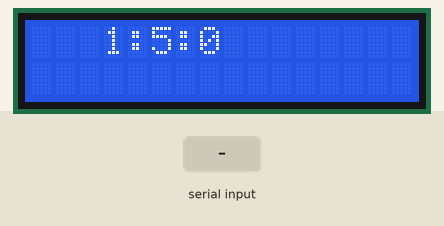
The sketch below on a simulated ESP32. Parts: 16×2 character LCD. The test bench sets the inputs (shaded band). Nothing arrives over Bluetooth unless stated; what the sketch prints to the serial monitor is not drawn.

Above: at 1.2 s.
1.3 s: "1" received over the second serial link
At 1.35 s:
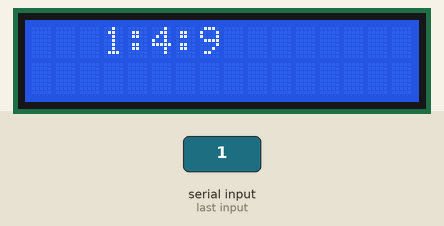
At 1.75 s:
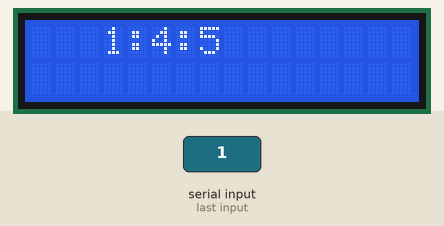

Measured:
- after the input at 1.3 s, the display: changes at once (image 1)

The sketch:

Lab4.ino
```cpp
#include  <BluetoothSerial.h> //導入 Bluetooth 程式庫
#include <Wire.h>
#include <LiquidCrystal_I2C.h>
LiquidCrystal_I2C lcd(0x27, 16, 2);  // 設定 LCD I2C 位址，默認為0x27或0x3F，依據背板的晶片不同而有差異，16、2為LCD顯示器大小。

BluetoothSerial BT; //宣告 BT 為藍芽通訊物件
char var;
bool start = false;
int time_all = (1 * 600) + (5 * 10) + (0);    //設定時間
int time_min = 0;
int time_sec = 0;
int time_ms = 0;
double time_start = 0.0;
double time_pass = 0.0;
double oldTime = 0.0;
void setup() {
  Serial.begin(115200);
  lcd.init();
  lcd.backlight();
  lcd.setCursor(3,0);
  BT.begin("ESP32_7");   //設定藍芽名稱為 ESP32_組別號碼
  time_min = time_all / 600;
      time_sec = (time_all - time_min *600) / 10;
      time_ms =  (time_all-time_min*600 - time_sec * 10);
      lcd.print(time_min);
      lcd.print(':');
      lcd.print(time_sec);
      lcd.print(':');
      lcd.print(time_ms);
      lcd.setCursor(3,0);
}

void loop() {
  if (BT.available()) {   //若收到藍牙終端的資料，則執行特定指令
    var = BT.read();
    if(var == '1'){         //若收到1則開始/暫停

      start = !start;
      double time_start = millis();
      Serial.print("start");
      Serial.println(start);

    }
  }
  if(start == true){
    time_pass = (millis()-time_start)/100;
    Serial.print("time pass");
    Serial.println(time_pass);
    if(time_pass - oldTime >= 1){
      time_all = time_all-1;
      time_min = time_all / 600;
      time_sec = (time_all - time_min *600) / 10;
      time_ms =  (time_all-time_min*600 - time_sec * 10);
    lcd.print(time_min);
    lcd.print(':');
    lcd.print(time_sec);
    lcd.print(':');
    lcd.print(time_ms);

    lcd.setCursor(3,0);
    oldTime = time_pass;
    }
  }
}
```
